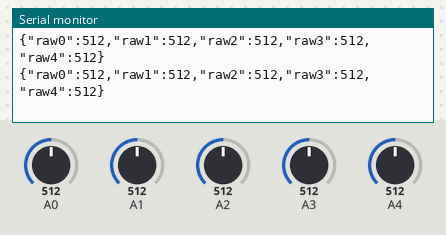
A sketch run on a simulated Arduino Uno, built with avr-gcc and run on an emulated ATmega328P. Shown: the last lines printed to the serial monitor. The inputs (shaded band) are chosen by the test bench; at power-on: A0 = 512, A1 = 512, A2 = 512, A3 = 512, A4 = 512.

Above: at 1.8 s.
1.9 s: A0 set to 716
At 2.8 s:
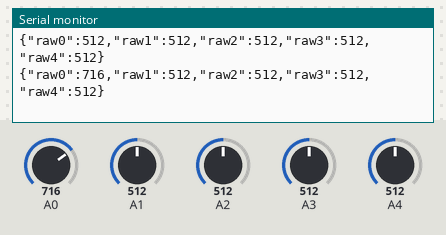
3.4 s: A1 set to 716
At 4.7 s:
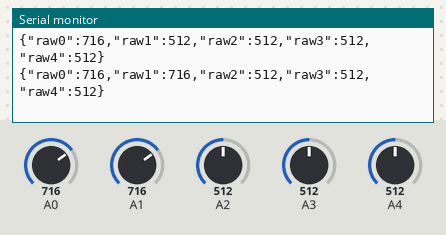
4.9 s: A2 set to 716
At 5.8 s:
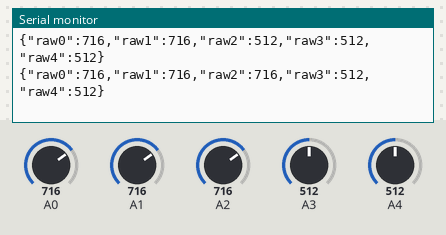
6.4 s: A3 set to 716
At 7.4 s:
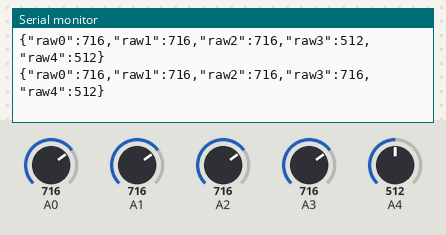
7.9 s: A4 set to 716
At 8.8 s:
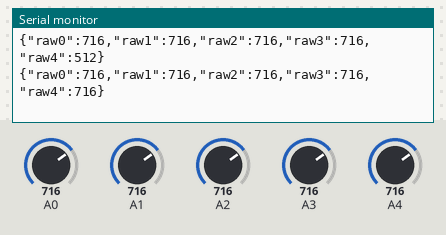
9.4 s: A0 set to 992
At 10.8 s:
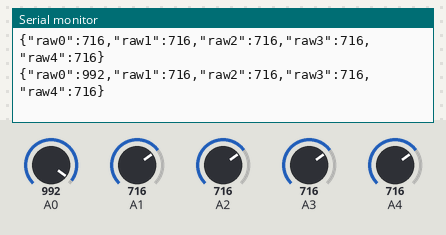
Timing chart, 0 to 11.9 s (numbered marks = the images above; inputs shaded):
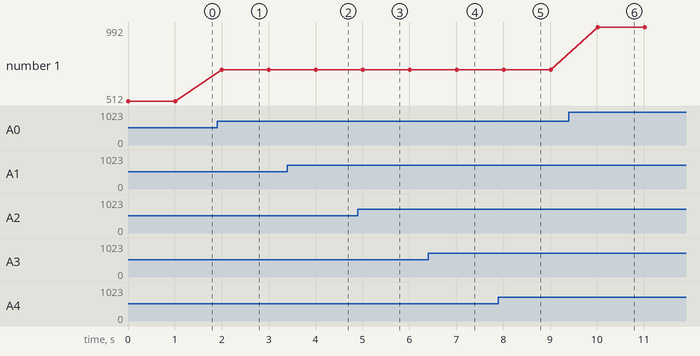

The sketch:

ArduinoCode.ino
```cpp
//#define BOARD_SELECTOR_PIN 2 // D2: Καθορίζει τον τύπο πλακέτας

void setup() {
  Serial.begin(115200); // Γρήγορη επικοινωνία Serial
 // pinMode(BOARD_SELECTOR_PIN, INPUT_PULLUP); // Εσωτερική αντίσταση pull-up
}

void loop() {
  // Διάβασμα των αναλογικών τιμών (0-1023)
  int s0 = analogRead(A0);
  int s1 = analogRead(A1);
  int s2 = analogRead(A2);
  int s3 = analogRead(A3);
  int s4 = analogRead(A4);

  // Έλεγχος ποια πλακέτα είναι συνδεδεμένη
 // String boardType = "A";
  //if (digitalRead(BOARD_SELECTOR_PIN) == LOW) {
  //  boardType = "B";
 // }

  // Δημιουργία και αποστολή του JSON string μέσω Serial
  Serial.print("{");
  //Serial.print("\"board\":\"" + boardType + "\",");
  Serial.print("\"raw0\":" + String(s0) + ",");
  Serial.print("\"raw1\":" + String(s1) + ",");
  Serial.print("\"raw2\":" + String(s2) + ",");
  Serial.print("\"raw3\":" + String(s3) + ",");
  Serial.print("\"raw4\":" + String(s4));
  Serial.println("}");

  delay(1000); // Αποστολή δεδομένων κάθε 1 δευτερόλεπτο
}
```

Measured:
- after the input at 1.9 s, the serial monitor: prints a new line after 0.10 s (image 1)
- after the input at 3.4 s, the serial monitor: prints a new line after 0.61 s (image 2)
- after the input at 4.9 s, the serial monitor: prints a new line after 0.11 s (image 3)
- after the input at 6.4 s, the serial monitor: prints a new line after 0.61 s (image 4)
- after the input at 7.9 s, the serial monitor: prints a new line after 0.12 s (image 5)
- after the input at 9.4 s, the serial monitor: prints a new line after 0.62 s (image 6)
- plotted number 1: 512 → 716 after the input at 1.9 s, 716 → 992 after the input at 9.4 s
